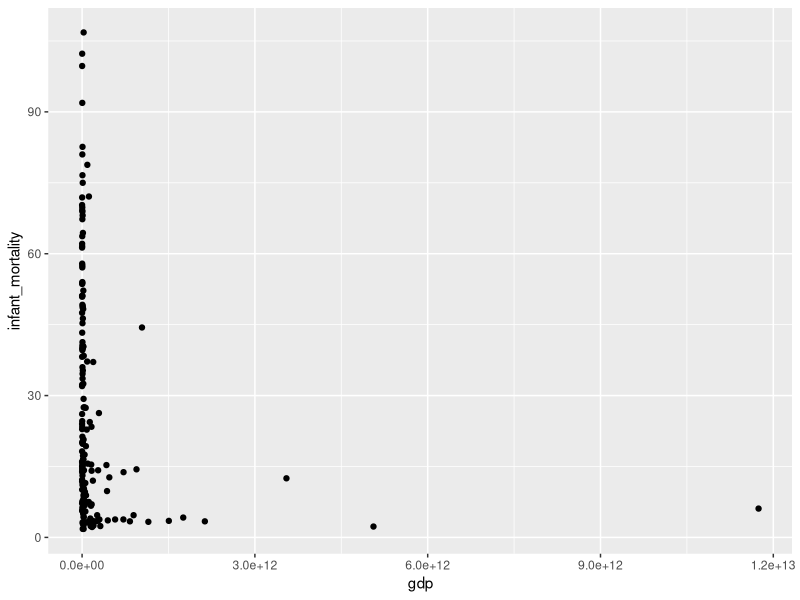

The R source for this figure:
## ---- chunk 1
knitr::opts_chunk$set(echo = TRUE)
## ---- chunk 2
library(dslabs) #install.packages("dslabs")
library(tidyverse)
## ---- chunk 3
gap2011 <- gapminder %>% 
  as_tibble() %>% 
  filter(year == 2011)
## ---- chunk 4
ggplot(gap2011) +
  geom_point(aes(x = gdp, y = infant_mortality))
